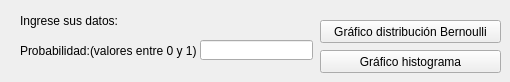
      <widget class="QWidget" name="tab_9">
       <attribute name="title">
        <string>Bernoulli</string>
       </attribute>
       <widget class="QLabel" name="label_6">
        <property name="geometry">
         <rect>
          <x>20</x>
          <y>10</y>
          <width>161</width>
          <height>21</height>
         </rect>
        </property>
        <property name="text">
         <string>Ingrese sus datos:</string>
        </property>
       </widget>
       <widget class="QLineEdit" name="bern">
        <property name="geometry">
         <rect>
          <x>200</x>
          <y>40</y>
          <width>113</width>
          <height>20</height>
         </rect>
        </property>
       </widget>
       <widget class="QLabel" name="label_12">
        <property name="geometry">
         <rect>
          <x>20</x>
          <y>40</y>
          <width>81</width>
          <height>21</height>
         </rect>
        </property>
        <property name="text">
         <string>Probabilidad:</string>
        </property>
       </widget>
       <widget class="QPushButton" name="disb">
        <property name="geometry">
         <rect>
          <x>320</x>
          <y>20</y>
          <width>181</width>
          <height>23</height>
         </rect>
        </property>
        <property name="text">
         <string>Gráfico distribución Bernoulli</string>
        </property>
       </widget>
       <widget class="QPushButton" name="histbern">
        <property name="geometry">
         <rect>
          <x>320</x>
          <y>50</y>
          <width>181</width>
          <height>23</height>
         </rect>
        </property>
        <property name="text">
         <string>Gráfico histograma</string>
        </property>
       </widget>
       <widget class="QLabel" name="label_13">
        <property name="geometry">
         <rect>
          <x>90</x>
          <y>40</y>
          <width>111</width>
          <height>21</height>
         </rect>
        </property>
        <property name="text">
         <string>(valores entre 0 y 1)</string>
        </property>
       </widget>
      </widget>
